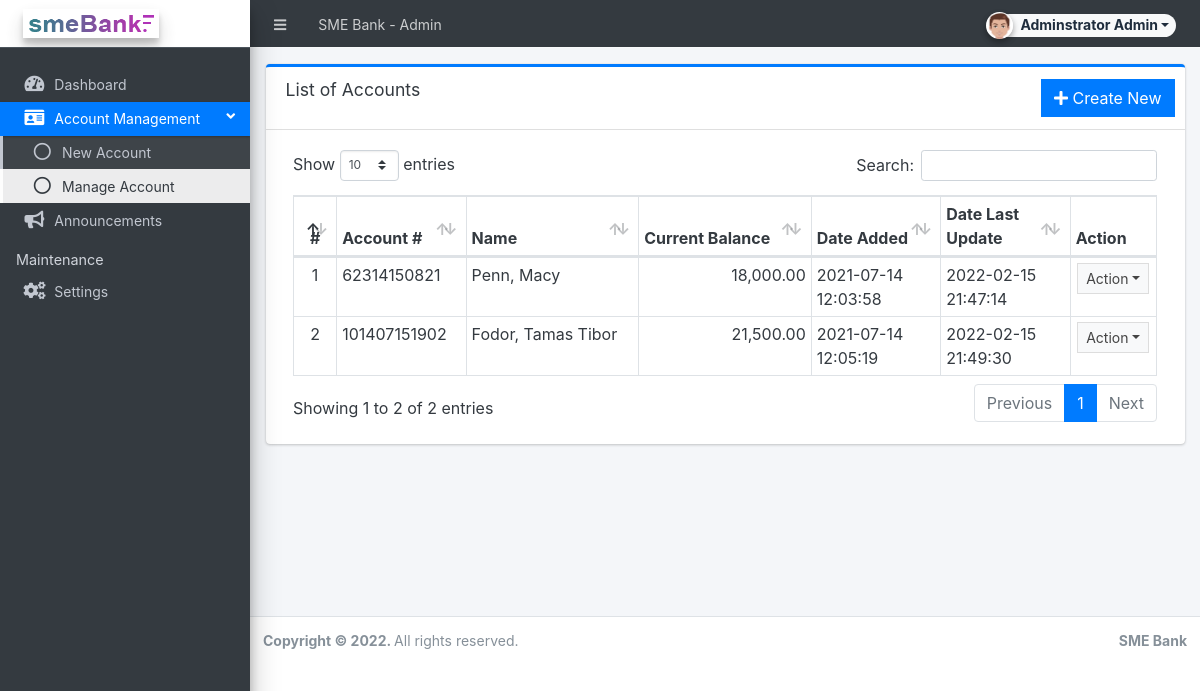
/admin/?page=accounts (signed in), run on the app's committed database.
### tables this page shows
CREATE TABLE `accounts` (
  `id` int(30) NOT NULL,
  `account_number` varchar(50) NOT NULL,
  `pin` text NOT NULL,
  `firstname` varchar(250) NOT NULL,
  `lastname` varchar(250) NOT NULL,
  `middlename` varchar(250) NOT NULL,
  `dob` varchar(250) NOT NULL,
  `country` varchar(250) NOT NULL,
  `occupation` varchar(250) NOT NULL,
  `email` text NOT NULL,
  `password` text NOT NULL,
  `generated_password` text NOT NULL,
  `balance` float NOT NULL,
  `date_created` datetime NOT NULL DEFAULT current_timestamp(),
  `date_updated` datetime DEFAULT NULL ON UPDATE current_timestamp()
);

### admin/accounts/index.php (the view, shortened to what this page needs)
<div class="card card-outline card-primary">
	<div class="card-header">
		<h3 class="card-title">List of Accounts</h3>
		<div class="card-tools">
			<a href="?page=accounts/manage_account" class="btn btn-flat btn-primary"><span class="fas fa-plus"></span>  Create New</a>
		</div>
	</div>
	<div class="card-body">
        <div class="container-fluid">
			<table class="table table-bordered table-stripped" id="indi-list">
				<colgroup>
					<col width="5%">
					<col width="15%">
					<col width="20%">
					<col width="20%">
					<col width="15%">
					<col width="15%">
					<col width="10%">
				</colgroup>
				<thead>
					<tr>
						<th class="text-center">#</th>
						<th>Account #</th>
						<th>Name</th>
						<th>Current Balance</th>
						<th>Date Added</th>
						<th>Date Last Update</th>
						<th>Action</th>
					</tr>
				</thead>
				<tbody>
					<?php
					$i = 1;
						$qry = $conn->query("SELECT *,concat(lastname,', ',firstname,' ',middlename) as `name` from `accounts` order by concat(lastname,', ',firstname, middlename) desc ");
						while($row = $qry->fetch_assoc()):
					?>
						<tr>
							<td class="text-center"><?php echo $i++; ?></td>
							<td><?php echo $row['account_number'] ?></td>
							<td><?php echo $row['name'] ?></td>
							<td class='text-right'><?php echo number_format($row['balance'],2) ?></td>
							<td><?php echo $row['date_created'] ?></td>
							<td><?php echo $row['date_updated'] ?></td>
							<td align="center">
								 <button type="button" class="btn btn-flat btn-default btn-sm dropdown-toggle dropdown-icon" data-toggle="dropdown">
				                  		Action
				                  </button>
							</td>
						</tr>
					<?php endwhile; ?>
				</tbody>
			</table>
		</div>
	</div>
</div>

### data on the page
accounts: account_number "62314150821", name "Penn, Macy", balance "18,000.00", date_created "2021-07-14 12:03:58", date_updated "2022-02-15 21:47:14"
accounts: account_number "101407151902", name "Fodor, Tamas Tibor", balance "21,500.00", date_created "2021-07-14 12:05:19", date_updated "2022-02-15 21:49:30"

### other printed values
$_settings->info('name') "SME Bank"
$_settings->userdata('firstname').' '.$_settings->userdata('lastname') "Adminstrator Admin"
